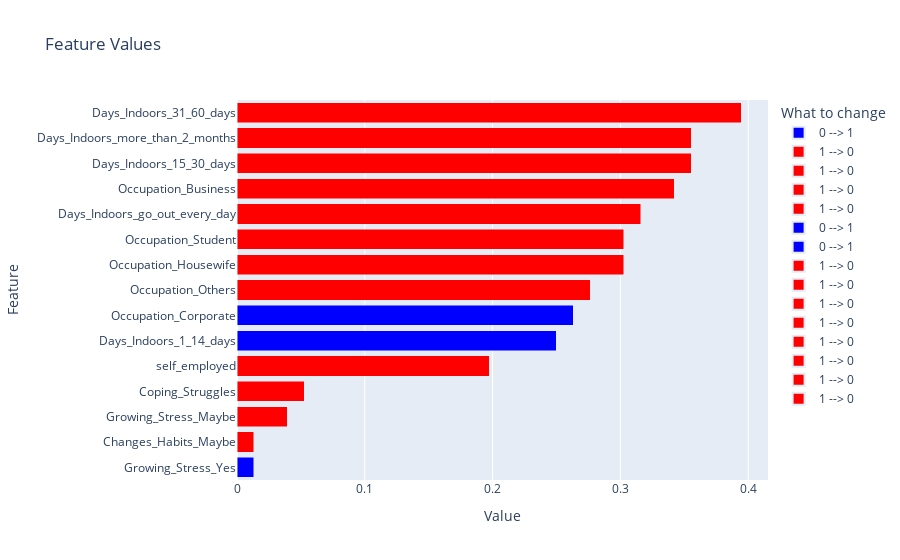

This figure's notebook cell:
### Code cell
sample_row = differences_

plot_data = pd.DataFrame({
    'Feature': sample_row.columns,
    'Value': sample_row.values.flatten()
})
plot_data['Color'] = ['red' if val < 0 else 'blue' for val in plot_data['Value']]
plot_data['Value'] = plot_data['Value'].abs()
plot_data = plot_data[plot_data['Value'] > 0]
plot_data = plot_data.sort_values(by=["Value"], ascending=True)
plot_data = plot_data.reset_index(drop=True)

import plotly.express as px
import plotly.graph_objects as go

# # Create the horizontal bar plot
# fig = px.bar(plot_data, x='Value', y='Feature', orientation='h', color='Color',
#              title='Feature Values', labels={'Value': 'Value', 'Feature': 'Feature'},
#              color_discrete_sequence=plot_data['Color'])

# # Update legend title and labels
# fig.update_layout(
#     legend_title_text='What to change'
# )
# fig.for_each_trace(lambda t: t.update(name={'red': '1 --> 0', 'blue': '0 --> 1'}[t.name]))

# # Show the plot
# fig.show()
# Create the horizontal bar plot
fig = go.Figure()

for index, row in plot_data.iterrows():
    fig.add_trace(go.Bar(
        x=[row['Value']],
        y=[row['Feature']],
        orientation='h',
        marker_color=row['Color'],
        name='1 --> 0' if row['Color'] == 'red' else '0 --> 1'
    ))

# Update layout
fig.update_layout(
    title='Feature Values',
    xaxis_title='Value',
    yaxis_title='Feature',
    barmode='stack',
    showlegend=True
)

# Customize legend
fig.update_layout(
    legend=dict(
        title='What to change',
        itemsizing='constant',
        traceorder='normal'
    )
)

# Show the plot
fig.show()

### Figure 1 — Plotly figure (JSON) as saved in the notebook; plotly's stock layout.template omitted (floating-point values rounded to 4 significant figures)
{"data": [{"marker": {"color": "blue"}, "name": "0 --> 1", "orientation": "h", "type": "bar", "x": [0.01316], "y": ["Growing_Stress_Yes"]}, {"marker": {"color": "red"}, "name": "1 --> 0", "orientation": "h", "type": "bar", "x": [0.01316], "y": ["Changes_Habits_Maybe"]}, {"marker": {"color": "red"}, "name": "1 --> 0", "orientation": "h", "type": "bar", "x": [0.03947], "y": ["Growing_Stress_Maybe"]}, {"marker": {"color": "red"}, "name": "1 --> 0", "orientation": "h", "type": "bar", "x": [0.05263], "y": ["Coping_Struggles"]}, {"marker": {"color": "red"}, "name": "1 --> 0", "orientation": "h", "type": "bar", "x": [0.1974], "y": ["self_employed"]}, {"marker": {"color": "blue"}, "name": "0 --> 1", "orientation": "h", "type": "bar", "x": [0.25], "y": ["Days_Indoors_1_14_days"]}, {"marker": {"color": "blue"}, "name": "0 --> 1", "orientation": "h", "type": "bar", "x": [0.2632], "y": ["Occupation_Corporate"]}, {"marker": {"color": "red"}, "name": "1 --> 0", "orientation": "h", "type": "bar", "x": [0.2763], "y": ["Occupation_Others"]}, {"marker": {"color": "red"}, "name": "1 --> 0", "orientation": "h", "type": "bar", "x": [0.3026], "y": ["Occupation_Housewife"]}, {"marker": {"color": "red"}, "name": "1 --> 0", "orientation": "h", "type": "bar", "x": [0.3026], "y": ["Occupation_Student"]}, {"marker": {"color": "red"}, "name": "1 --> 0", "orientation": "h", "type": "bar", "x": [0.3158], "y": ["Days_Indoors_go_out_every_day"]}, {"marker": {"color": "red"}, "name": "1 --> 0", "orientation": "h", "type": "bar", "x": [0.3421], "y": ["Occupation_Business"]}, {"marker": {"color": "red"}, "name": "1 --> 0", "orientation": "h", "type": "bar", "x": [0.3553], "y": ["Days_Indoors_15_30_days"]}, {"marker": {"color": "red"}, "name": "1 --> 0", "orientation": "h", "type": "bar", "x": [0.3553], "y": ["Days_Indoors_more_than_2_months"]}, {"marker": {"color": "red"}, "name": "1 --> 0", "orientation": "h", "type": "bar", "x": [0.3947], "y": ["Days_Indoors_31_60_days"]}], "layout": {"barmode": "stack", "legend": {"itemsizing": "constant", "title": {"text": "What to change"}, "traceorder": "normal"}, "showlegend": true, "title": {"text": "Feature Values"}, "xaxis": {"title": {"text": "Value"}}, "yaxis": {"title": {"text": "Feature"}}}}
